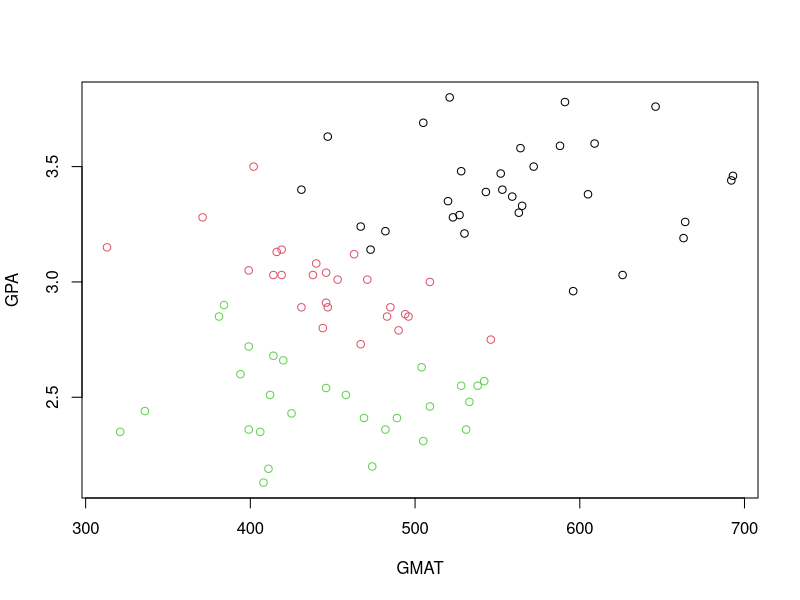

R code for this plot:
############################################################################
### Aufgabe 15

bewerber = read.table("Bewerber.txt",
                      header = T,
                      dec = ",",
                      sep = ";")
attach(bewerber)
plot(GMAT, GPA, col = Gruppe)
g1 = bewerber[Gruppe == 1, 1:2]
g2 = bewerber[Gruppe == 2, 1:2]
g3 = bewerber[Gruppe == 3, 1:2]
mu1 = colMeans(g1)
mu2 = colMeans(g2)
mu3 = colMeans(g3)
S1 = var(g1)
S2 = var(g2)
S3 = var(g3)
(Sp = ((nrow(g1) - 1) * S1 + (nrow(g2) - 1) * S2 + (nrow(g3) - 1) * S3) /
    (nrow(g1) + nrow(g2) + nrow(g3) - 3))
mu = (mu1 + mu2 + mu3) / 3
B = (mu1 - mu) %*% t(mu1 - mu) + (mu2 - mu) %*% t(mu2 - mu) + (mu3 - mu) %*%
  t(mu3 - mu)
(EW = eigen(solve(Sp) %*% B))
(DK = EW$vectors)
(Wilks = prod(1 / (1 + EW$values)))
(chi = -(nrow(bewerber) - (2 + 3) / 2 - 1) * log(Wilks))
qchisq(0.95, 2 * (3 - 1))
(d1 = t(mu1) %*% solve(Sp) %*% c(2.7, 530) - 1 / 2 * t(mu1) %*% solve(Sp) %*%
    mu1 + log(1 / 3))
(d2 = t(mu2) %*% solve(Sp) %*% c(2.7, 530) - 1 / 2 * t(mu2) %*% solve(Sp) %*%
    mu2 + log(1 / 3))
(d3 = t(mu3) %*% solve(Sp) %*% c(2.7, 530) - 1 / 2 * t(mu3) %*% solve(Sp) %*%
    mu3 + log(1 / 3))
library(MASS)
(Ergeb1 = lda(Gruppe ~ ., data = bewerber))
(Ergeb2 = lda(Gruppe ~ ., data = bewerber, prior = c(1 / 3, 1 / 3, 1 / 3)))
0.999998564 / 0.001694796 * (-0.008503148)
- 0.999969462 / 0.007815072 * (-0.01448967)
neu = data.frame(2.7, 530)
names(neu) = c("GPA", "GMAT")
predict(Ergeb1, neu)
predict(Ergeb2, neu)
lern = sample(1:85, 45)
bewerber[lern, ]
table(bewerber$Gruppe[lern])
Ergeb3 = lda(
  Gruppe ~ .,
  data = bewerber,
  prior = c(1 / 3, 1 / 3, 1 / 3),
  subset = lern
)
pred = predict(Ergeb3, bewerber[-lern, ])$class
wahr = bewerber$Gruppe[-lern]
(KM = table(pred, wahr))
(FK = 1 - (sum(diag(KM))) / sum(KM))
